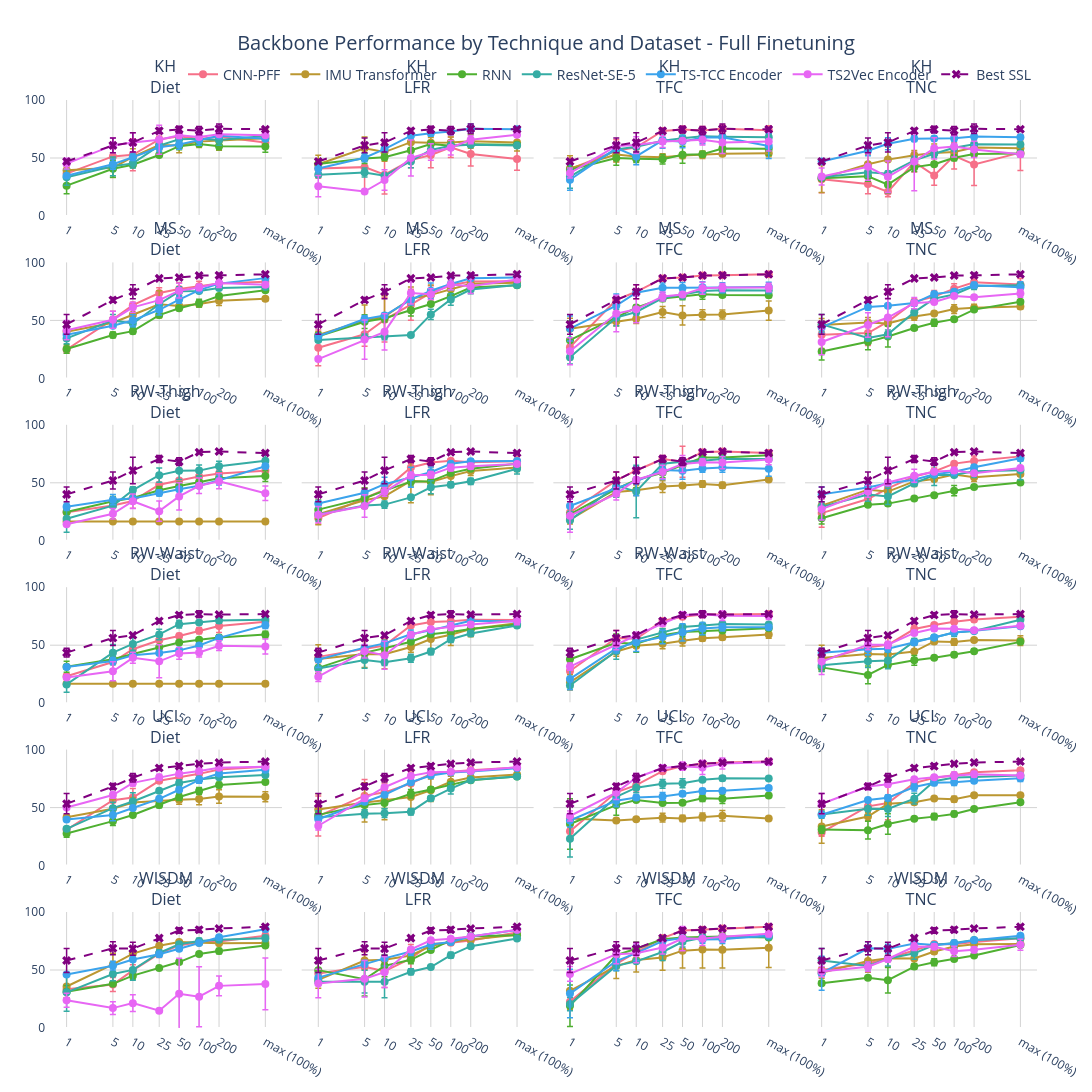

Notebook cell for this chart:
### Code cell
plot_df_freeze = combined_df_freeze.copy()
plot_df_freeze = plot_df_freeze[['Dataset_', 'Backbone', 'Technique', 'Data_Percentage', 'Mean', 'Std']]
plot_df_freeze = plot_df_freeze.rename(columns={'Dataset_':'Dataset'})
# combined_df_ft

                                                                                                                                                
plot_df_freeze
best_perf_freeze = get_best_performance(plot_df_freeze)
best_perf_freeze

fig = plot_technique_backbones_with_supervised(best_perf_freeze)
fig.show()
fig.write_image("backbones_freeze_lr4_lr3_seed.png")
fig.write_html("backbones_freeze_lr4_lr3_seed.html")
